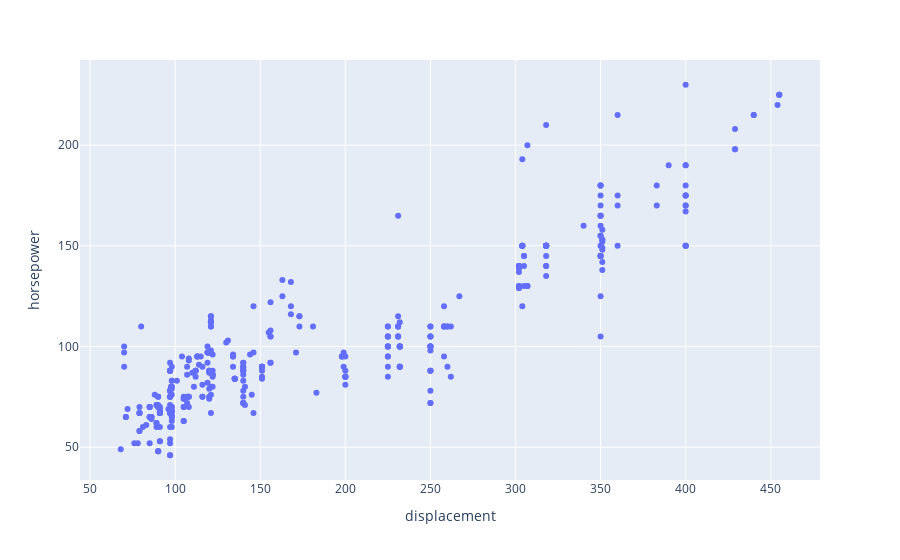

The notebook cell saved with this chart:
### Markdown cell above
## Visualizing 2 Dimensional Data

### Code cell
px.scatter(mpg, x="displacement", y="horsepower")

### Figure 1 — Plotly figure (JSON) as saved in the notebook; plotly's stock layout.template omitted (floating-point values rounded to 4 significant figures; data arrays with more than 128 entries replaced by an {"elided": "..."} marker saying what was removed)
{"data": [{"hovertemplate": "displacement=%{x}<br>horsepower=%{y}<extra></extra>", "legendgroup": "", "marker": {"color": "#636efa", "symbol": "circle"}, "mode": "markers", "name": "", "orientation": "v", "showlegend": false, "type": "scatter", "x": {"elided": "392 float values"}, "xaxis": "x", "y": {"elided": "392 float values"}, "yaxis": "y"}], "layout": {"legend": {"tracegroupgap": 0}, "margin": {"t": 60}, "xaxis": {"anchor": "y", "domain": [0, 1], "title": {"text": "displacement"}}, "yaxis": {"anchor": "x", "domain": [0, 1], "title": {"text": "horsepower"}}}}
